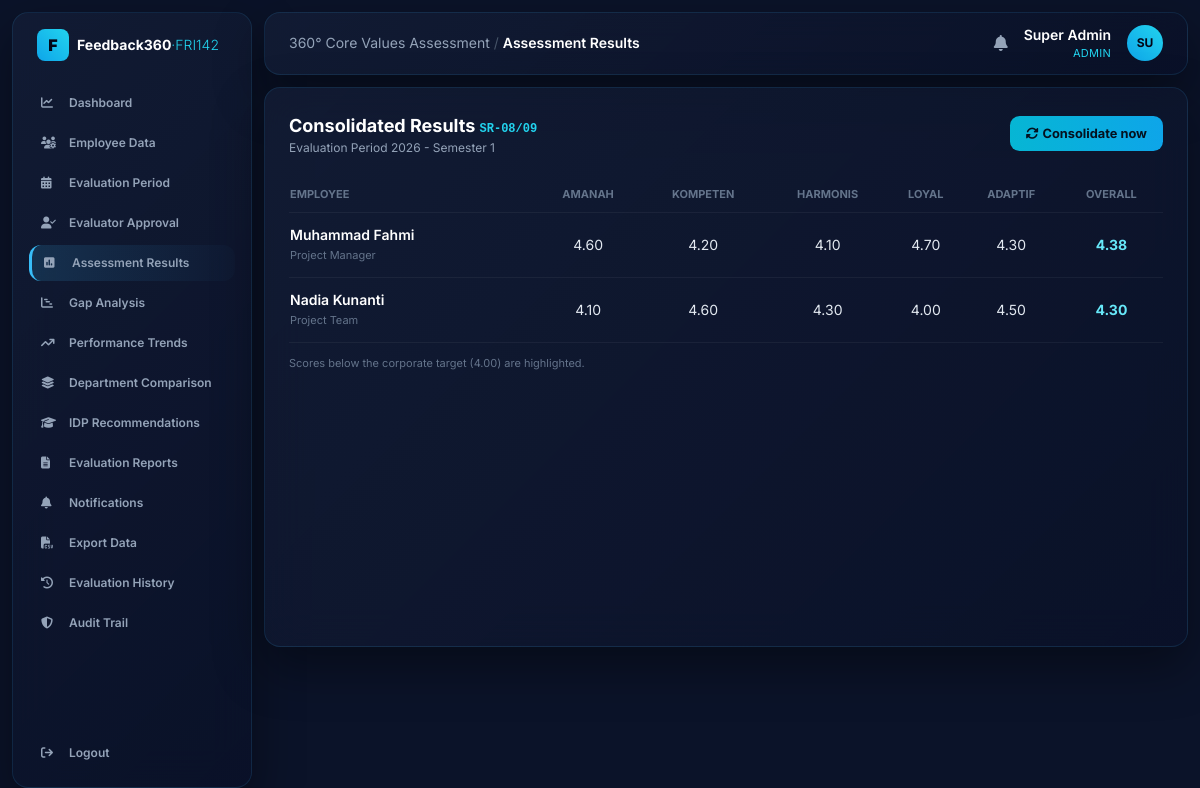
Before: /results (signed in) with the older database file.
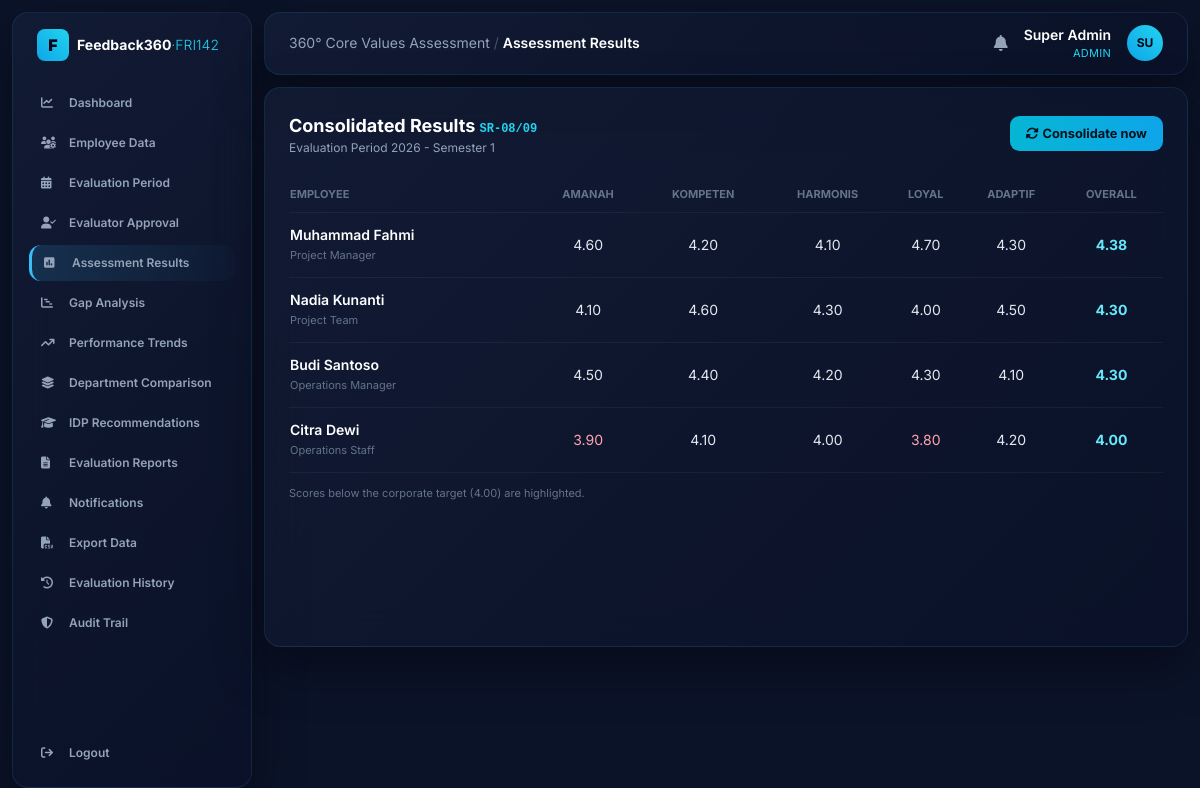
After: the same page with the newer database file.
### tables this page shows
CREATE TABLE results (
    id INTEGER PRIMARY KEY AUTOINCREMENT,
    period_id INTEGER NOT NULL REFERENCES periods(id),
    employee_id INTEGER NOT NULL REFERENCES employees(id),
    amanah REAL, kompeten REAL, harmonis REAL, loyal REAL, adaptif REAL,
    overall REAL,
    computed_at TEXT
);

CREATE TABLE employees (
    id INTEGER PRIMARY KEY AUTOINCREMENT,
    nip TEXT UNIQUE NOT NULL,
    full_name TEXT NOT NULL,
    position TEXT NOT NULL,
    department TEXT NOT NULL,
    supervisor_id INTEGER REFERENCES employees(id)
);

### app.py (the view)
@app.route("/results")
@require("admin", "hr", "management")
def results():
    period = active_period()
    rows = g.db.execute(
        "SELECT r.*, e.full_name, e.position FROM results r "
        "JOIN employees e ON r.employee_id=e.id WHERE r.period_id=? "
        "ORDER BY r.overall DESC", (period["id"],)).fetchall()
    return render_template("results.html", rows=rows, period=period)

### app.py (called while the page is built)
@app.before_request
def load_user():
    g.db = get_db()
    g.user = None
    if "uid" in session:
        g.user = g.db.execute(
            "SELECT * FROM users WHERE id=?", (session["uid"],)
        ).fetchone()

def require(*roles):
    def deco(fn):
        @wraps(fn)
        def wrapper(*a, **kw):
            if not g.user:
                return redirect(url_for("login"))
            if roles and g.user["role"] not in roles:
                abort(403)
            return fn(*a, **kw)
        return wrapper
    return deco

@app.context_processor
def inject_globals():
    unread = 0
    if g.get("user"):
        unread = g.db.execute(
            "SELECT COUNT(*) c FROM notifications WHERE is_read=0 AND "
            "(target_role=? OR target_user_id=?)",
            (g.user["role"], g.user["id"]),
        ).fetchone()["c"]
    return dict(user=g.get("user"), VALUES=VALUES, VALUE_LABELS=VALUE_LABELS,
                TARGET=CORPORATE_TARGET, unread=unread)

def active_period():
    return g.db.execute(
        "SELECT * FROM periods WHERE status='active' ORDER BY id DESC LIMIT 1"
    ).fetchone()

### templates/results.html
{% extends "base.html" %}
{% block heading %}Assessment Results{% endblock %}
{% block body %}
<div class="flex items-center justify-between mb-5">
  <div><h2 class="text-lg font-bold text-white">Consolidated Results <span class="text-xs text-cyan-400 font-mono">SR-08/09</span></h2>
    <p class="text-xs text-slate-400">{{ period['name'] }}</p></div>
  {% if user['role'] in ['admin','hr'] %}
  <a href="{{ url_for('consolidate_route') }}" class="btn"><i class="fa-solid fa-rotate mr-1"></i>Consolidate now</a>{% endif %}
</div>
<table class="w-full text-sm">
  <thead><tr class="text-[11px] uppercase text-slate-500 text-left border-b border-white/5">
    <th class="py-2">Employee</th>{% for v in VALUES %}<th class="text-center">{{ VALUE_LABELS[v] }}</th>{% endfor %}
    <th class="text-center">Overall</th></tr></thead>
  <tbody>
  {% for r in rows %}
    <tr class="border-b border-white/5">
      <td class="py-3"><div class="font-semibold text-white">{{ r['full_name'] }}</div>
        <div class="text-[11px] text-slate-500">{{ r['position'] }}</div></td>
      {% for v in VALUES %}
        <td class="text-center {{ 'text-rose-300' if r[v] < TARGET else 'text-slate-200' }}">{{ '%.2f'|format(r[v]) }}</td>
      {% endfor %}
      <td class="text-center font-bold text-cyan-300">{{ '%.2f'|format(r['overall']) }}</td></tr>
  {% else %}
    <tr><td colspan="7" class="py-6 text-center text-slate-400">No results yet — submit forms, then consolidate.</td></tr>
  {% endfor %}
  </tbody>
</table>
<p class="text-[11px] text-slate-500 mt-3">Scores below the corporate target ({{ '%.2f'|format(TARGET) }}) are highlighted.</p>
{% endblock %}

Changed rows visible on the page:
added results: full_name "Budi Santoso", position "Operations Manager", amanah "4.50" "4.40" "4.20" "4.30" "4.10", overall "4.30"
added results: full_name "Citra Dewi", position "Operations Staff", amanah "3.90" "4.10" "4.00" "3.80" "4.20", overall "4.00"
